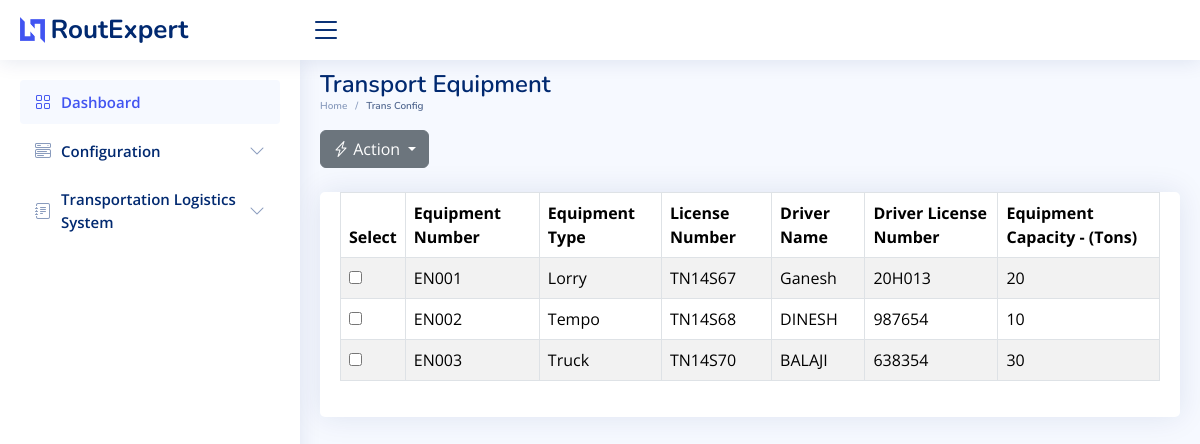
The app's page /trans_equip_config, older data.
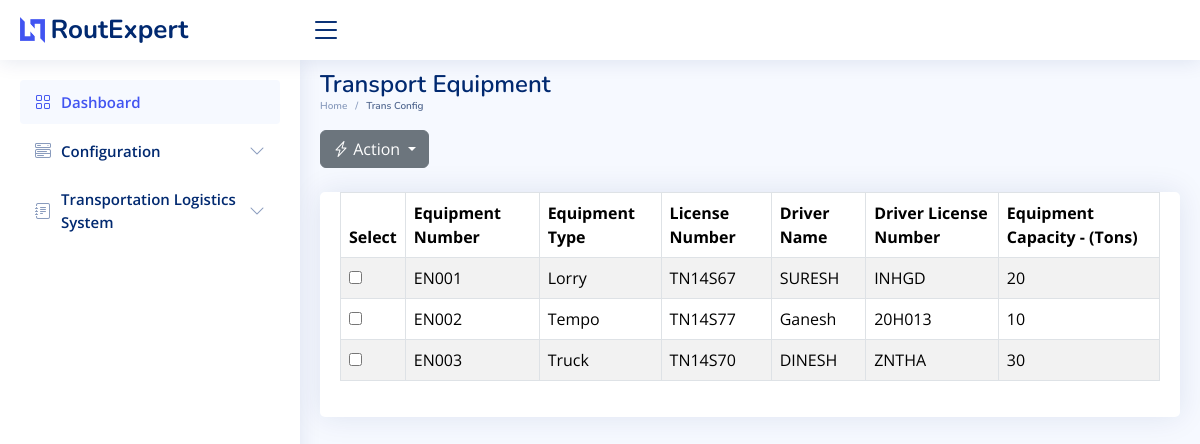
The same page, newer data.
### sql_app/model.py (models this page shows)
class TransportationEquipment(Base):
    __tablename__ = "TransportationEquipment"
    id = Column(Integer, primary_key=True, index=True)
    equipment_number = Column(String)
    equipment_type = Column(String)
    equipment_license_number = Column(String)
    driver_name = Column(String)
    driver_license_number = Column(String)
    equipment_description = Column(String)

### main.py (the view)
@app.get("/trans_equip_config",response_class=HTMLResponse)
async def trans_equip_config(request: Request):
    equipment_list = []
    db = SessionLocal()
    equipment_records = db.query(TransportationEquipment).all()
    for equipment in equipment_records:
        equipment_data = {
            "id": equipment.id,
            "equipment_number": equipment.equipment_number,
            "equipment_type": equipment.equipment_type,
            "equipment_license_number": equipment.equipment_license_number,
            "driver_name": equipment.driver_name,
            "driver_license_number": equipment.driver_license_number,
            "equipment_description": equipment.equipment_description,
        }
        equipment_list.append(equipment_data)
    return templates.TemplateResponse("trans_equip_config.html", {"request": request, "equipment": equipment_list})

### templates/trans_equip_config.html (shortened to what the changed rows need)
<!DOCTYPE html>
<html lang="en">
  <head>
    <link
      href="../static/assets/vendor/bootstrap/css/bootstrap.min.css"
      rel="stylesheet"
    />
    <link
      href="../static/assets/vendor/bootstrap-icons/bootstrap-icons.css"
      rel="stylesheet"
    />
    <link
      href="../static/assets/vendor/boxicons/css/boxicons.min.css"
      rel="stylesheet"
    />
    <link
      href="../static/assets/vendor/quill/quill.snow.css"
      rel="stylesheet"
    />
    <link
      href="../static/assets/vendor/quill/quill.bubble.css"
      rel="stylesheet"
    />
    <link
      href="../static/assets/vendor/remixicon/remixicon.css"
      rel="stylesheet"
    />
    <link
      href="../static/assets/vendor/simple-datatables/style.css"
      rel="stylesheet"
    />
    <link href="../static/assets/css/style.css" rel="stylesheet" />
  </head>
  <body>
    <main id="main" class="main">
      <div class="pagetitle">
        <h1>Transport Equipment</h1>
      </div>
      <section class="section dashboard">
        <div class="container-lg-10 mt-4">
          <div class="card">
            <div class="card-body">
              <table class="table datatable table-bordered table-striped">
                <thead class="thead-dark">
                  <tr>
                    <th>Select</th>
                    <th>Equipment Number</th>
                    <th>Equipment Type</th>
                    <th>License Number</th>
                    <th>Driver Name</th>
                    <th>Driver License Number</th>
                    <th>Equipment Capacity - (Tons) </th>
                  </tr>
                </thead>
                <tbody>
                  {% for equipment in equipment %}
                  <tr>
                    <td>
                      <input
                        type="checkbox"
                        name="selectedEquipment"
                        value="{{ equipment.id }}"
                      />
                    </td>
                    <td class="equipment-info" data-column="equipment_number">
                      {{ equipment.equipment_number }}
                    </td>
                    <td class="equipment-info" data-column="equipment_type">
                      {{ equipment.equipment_type }}
                    </td>
                    <td class="equipment-info" data-column="license_number">
                      {{ equipment.equipment_license_number }}
                    </td>
                    <td class="equipment-info" data-column="driver_name">
                      {{ equipment.driver_name }}
                    </td>
                    <td
                      class="equipment-info"
                      data-column="driver_license_number"
                    >
                      {{ equipment.driver_license_number }}
                    </td>
                    <td class="equipment-info" data-column="description">
                      {{ equipment.equipment_description }}
                    </td>
                  </tr>
                  {% endfor %}
                </tbody>
              </table>
            </div>
          </div>
        </div>
      </section>
    </main>
  </body>
</html>

Row changes from the older to the newer data that the page shows:
changed TransportationEquipment "EN001": driver_name "Ganesh" → "SURESH"; driver_license_number "20H013" → "INHGD"
changed TransportationEquipment "EN002": equipment_license_number "TN14S68" → "TN14S77"; driver_name "DINESH" → "Ganesh"; driver_license_number "987654" → "20H013"
changed TransportationEquipment "EN003": driver_name "BALAJI" → "DINESH"; driver_license_number "638354" → "ZNTHA"
